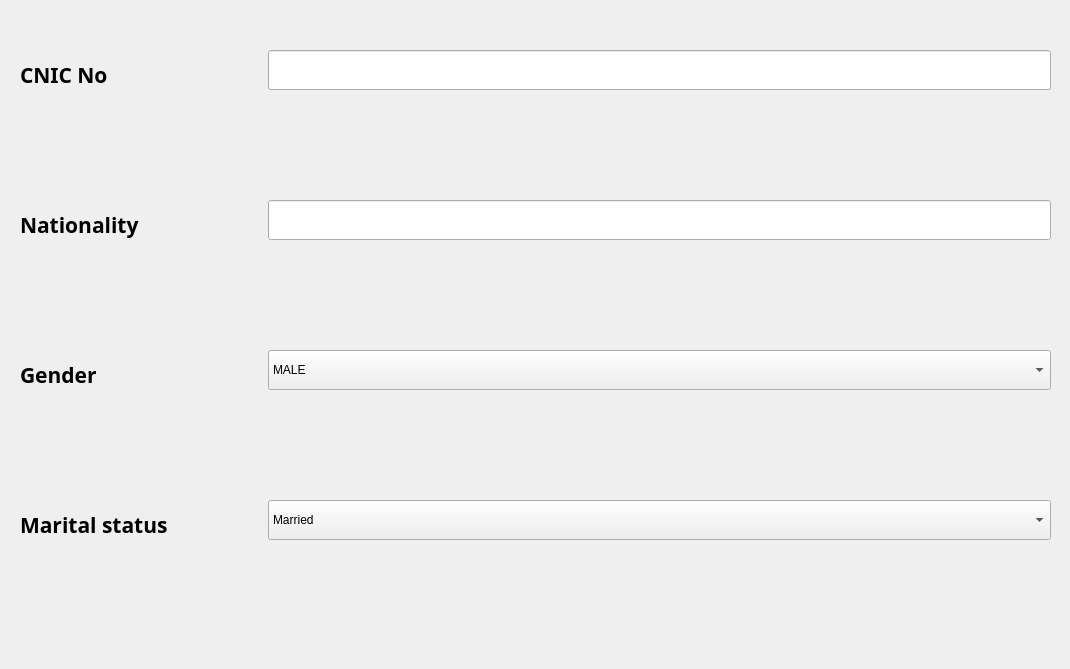
      <widget class="QWidget" name="widget">
       <attribute name="icon">
        <iconset>
         <normaloff>../../../Documents/fugue-icons-3.5.6/icons-shadowless/infocard.png</normaloff>../../../Documents/fugue-icons-3.5.6/icons-shadowless/infocard.png</iconset>
       </attribute>
       <attribute name="title">
        <string>Personal Information</string>
       </attribute>
       <widget class="QWidget" name="formLayoutWidget_2">
        <property name="geometry">
         <rect>
          <x>0</x>
          <y>40</y>
          <width>1061</width>
          <height>620</height>
         </rect>
        </property>
        <layout class="QFormLayout" name="personal_info_formLayout_3">
         <property name="horizontalSpacing">
          <number>100</number>
         </property>
         <property name="verticalSpacing">
          <number>100</number>
         </property>
         <property name="leftMargin">
          <number>20</number>
         </property>
         <property name="topMargin">
          <number>10</number>
         </property>
         <property name="rightMargin">
          <number>10</number>
         </property>
         <property name="bottomMargin">
          <number>10</number>
         </property>
         <item row="1" column="0">
          <widget class="QLabel" name="cnic_label_7">
           <property name="minimumSize">
            <size>
             <width>100</width>
             <height>50</height>
            </size>
           </property>
           <property name="font">
            <font>
             <family>Ubuntu Condensed</family>
             <pointsize>16</pointsize>
             <weight>75</weight>
             <bold>true</bold>
            </font>
           </property>
           <property name="frameShape">
            <enum>QFrame::NoFrame</enum>
           </property>
           <property name="text">
            <string>CNIC No</string>
           </property>
           <property name="alignment">
            <set>Qt::AlignLeading|Qt::AlignLeft|Qt::AlignVCenter</set>
           </property>
           <property name="wordWrap">
            <bool>false</bool>
           </property>
          </widget>
         </item>
         <item row="1" column="1">
          <widget class="QLineEdit" name="cnic_lineEdit_7">
           <property name="enabled">
            <bool>true</bool>
           </property>
           <property name="minimumSize">
            <size>
             <width>0</width>
             <height>40</height>
            </size>
           </property>
           <property name="font">
            <font>
             <family>Ubuntu Condensed</family>
             <pointsize>15</pointsize>
            </font>
           </property>
           <property name="inputMask">
            <string/>
           </property>
           <property name="text">
            <string/>
           </property>
           <property name="frame">
            <bool>true</bool>
           </property>
           <property name="echoMode">
            <enum>QLineEdit::Normal</enum>
           </property>
          </widget>
         </item>
         <item row="2" column="0">
          <widget class="QLabel" name="nationality_label_8">
           <property name="minimumSize">
            <size>
             <width>100</width>
             <height>50</height>
            </size>
           </property>
           <property name="font">
            <font>
             <family>Ubuntu Condensed</family>
             <pointsize>16</pointsize>
             <weight>75</weight>
             <bold>true</bold>
            </font>
           </property>
           <property name="text">
            <string>Nationality</string>
           </property>
           <property name="alignment">
            <set>Qt::AlignLeading|Qt::AlignLeft|Qt::AlignVCenter</set>
           </property>
           <property name="wordWrap">
            <bool>false</bool>
           </property>
          </widget>
         </item>
         <item row="2" column="1">
          <widget class="QLineEdit" name="nationality_lineEdit_8">
           <property name="enabled">
            <bool>true</bool>
           </property>
           <property name="minimumSize">
            <size>
             <width>0</width>
             <height>40</height>
            </size>
           </property>
           <property name="font">
            <font>
             <family>Ubuntu Condensed</family>
             <pointsize>15</pointsize>
            </font>
           </property>
           <property name="inputMask">
            <string/>
           </property>
           <property name="text">
            <string/>
           </property>
           <property name="frame">
            <bool>true</bool>
           </property>
           <property name="echoMode">
            <enum>QLineEdit::Normal</enum>
           </property>
          </widget>
         </item>
         <item row="3" column="0">
          <widget class="QLabel" name="gender_label_9">
           <property name="minimumSize">
            <size>
             <width>100</width>
             <height>50</height>
            </size>
           </property>
           <property name="font">
            <font>
             <family>Ubuntu Condensed</family>
             <pointsize>16</pointsize>
             <weight>75</weight>
             <bold>true</bold>
            </font>
           </property>
           <property name="text">
            <string>Gender</string>
           </property>
           <property name="alignment">
            <set>Qt::AlignLeading|Qt::AlignLeft|Qt::AlignVCenter</set>
           </property>
           <property name="wordWrap">
            <bool>false</bool>
           </property>
          </widget>
         </item>
         <item row="3" column="1">
          <widget class="QComboBox" name="gender_comboBox">
           <property name="minimumSize">
            <size>
             <width>0</width>
             <height>40</height>
            </size>
           </property>
           <item>
            <property name="text">
             <string>MALE</string>
            </property>
            <property name="icon">
             <iconset>
              <normaloff>../../../Documents/fugue-icons-3.5.6/icons/gender.png</normaloff>../../../Documents/fugue-icons-3.5.6/icons/gender.png</iconset>
            </property>
           </item>
           <item>
            <property name="text">
             <string>FEMALE</string>
            </property>
            <property name="icon">
             <iconset>
              <normaloff>../../../Documents/fugue-icons-3.5.6/icons/gender-female.png</normaloff>../../../Documents/fugue-icons-3.5.6/icons/gender-female.png</iconset>
            </property>
           </item>
          </widget>
         </item>
         <item row="4" column="0">
          <widget class="QLabel" name="marital_status_label_10">
           <property name="minimumSize">
            <size>
             <width>100</width>
             <height>50</height>
            </size>
           </property>
           <property name="font">
            <font>
             <family>Ubuntu Condensed</family>
             <pointsize>16</pointsize>
             <weight>75</weight>
             <bold>true</bold>
            </font>
           </property>
           <property name="text">
            <string>Marital status</string>
           </property>
           <property name="alignment">
            <set>Qt::AlignLeading|Qt::AlignLeft|Qt::AlignVCenter</set>
           </property>
           <property name="wordWrap">
            <bool>false</bool>
           </property>
          </widget>
         </item>
         <item row="4" column="1">
          <widget class="QComboBox" name="marital_comboBox">
           <property name="minimumSize">
            <size>
             <width>0</width>
             <height>40</height>
            </size>
           </property>
           <item>
            <property name="text">
             <string>Married</string>
            </property>
           </item>
           <item>
            <property name="text">
             <string>Single</string>
            </property>
           </item>
          </widget>
         </item>
        </layout>
       </widget>
      </widget>
